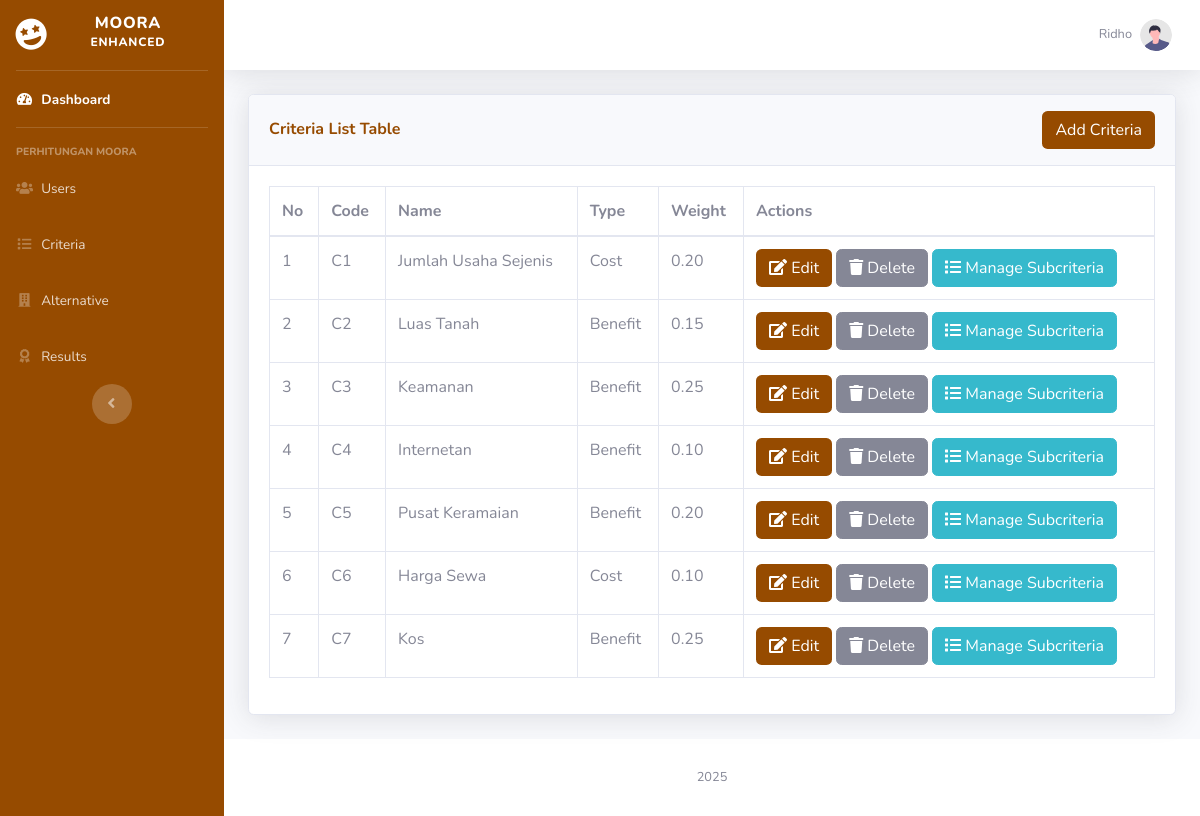
The page /pages/criteria.php (signed in) on the database as committed earlier.
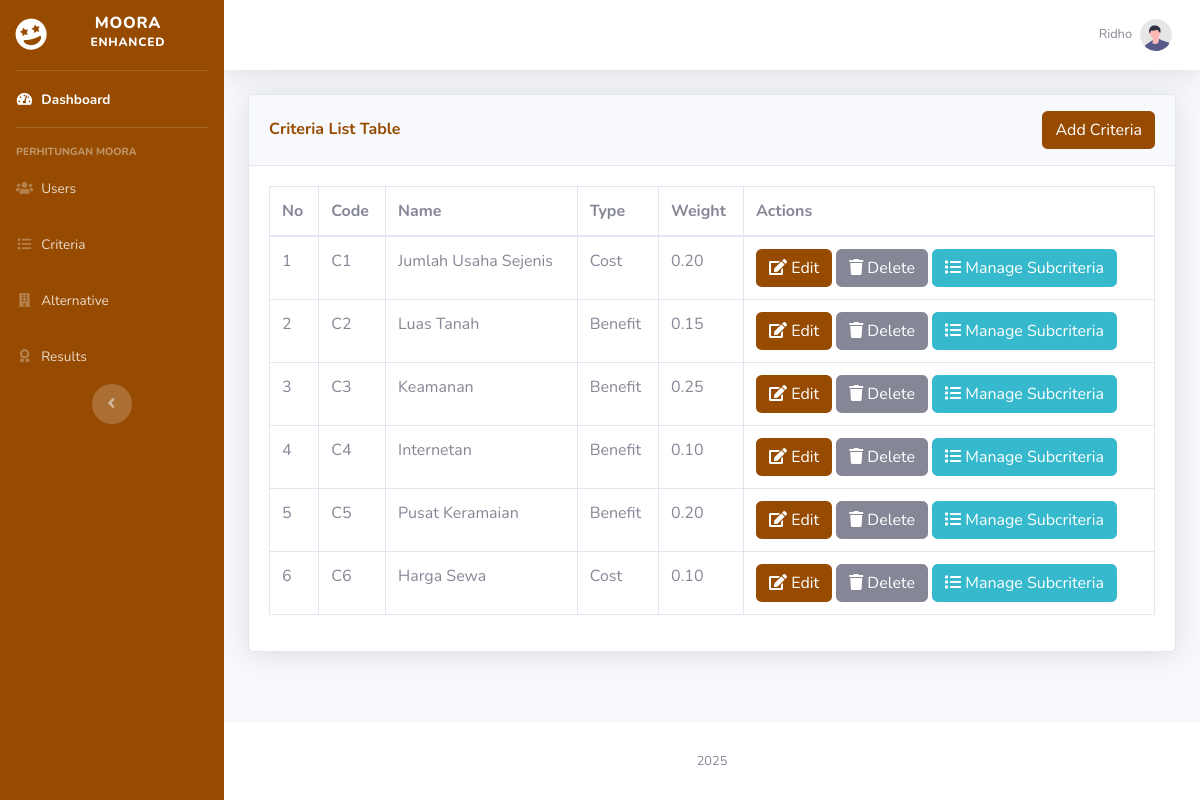
The same page on the database as committed later.
### tables this page shows
CREATE TABLE `criteria` (
  `id` int(11) NOT NULL,
  `code` varchar(10) NOT NULL,
  `name` varchar(25) NOT NULL,
  `description` text DEFAULT NULL,
  `type` enum('Cost','Benefit') NOT NULL,
  `weight` decimal(5,2) NOT NULL
);

### pages/criteria.php (the view, shortened to what this page needs)
<?php
include '../includes/header.php';
include '../includes/db.php';
?>
<div class="card shadow mb-4">
    <div class="card-header py-3 d-flex justify-content-between align-items-center">
        <h6 class="m-0 font-weight-bold text-coklat">
            Criteria List Table
        </h6>
        <button onclick="location.href='add_criteria.php'" class="btn btn-coklat">Add Criteria</button>
    </div>
    <div class="card-body">
        <div class="table-responsive">
            <table
                class="table table-bordered"
                id="dataTable"
                width="100%"
                cellspacing="0">
                <thead>
                    <tr>
                        <th>No</th>
                        <th>Code</th>
                        <th>Name</th>
                        <th>Type</th>
                        <th>Weight</th>
                        <th>Actions</th>
                    </tr>
                </thead>
                <tbody>
                    <?php
                    $sql = "SELECT * FROM criteria";
                    $result = $conn->query($sql);
                    if ($result->num_rows > 0) {
                        $no = 1;
                        while ($row = $result->fetch_assoc()) {
                            $criterion_id = $row['id'];
                            $subcriteria_sql = "SELECT * FROM subcriteria WHERE criterion_id = $criterion_id ORDER BY id DESC";
                            $subcriteria_result = $conn->query($subcriteria_sql);
                            $subcriteria_count = $subcriteria_result->num_rows;
                            $indicator = ($subcriteria_count < 5) ? "<span class='text-danger'>&bull;</span>" : "";
                            echo "<tr>
                                <td>{$no}</td>
                                <td>{$row['code']}</td>
                                <td>{$row['name']} $indicator</td>
                                <td>{$row['type']}</td>
                                <td>{$row['weight']}</td>
                                <td>
                                    <a href='edit_criteria.php?id={$row['id']}' class='btn btn-coklat'><i class='fas fa-edit'></i> Edit</a>
                                    <button class='btn btn-secondary' data-toggle='modal' data-target='#deleteModal{$row['id']}'><i class='fas fa-trash'></i> Delete</button>
                                    <button class='btn btn-info' data-toggle='modal' data-target='#subcriteriaModal{$row['id']}'><i class='fas fa-list'></i> Manage Subcriteria</button>
                                </td>
                            </tr>";
                            $no++;
                        }
                    } else {
                        echo "<tr><td colspan='6'>No data available</td></tr>";
                    }
                    ?>
                </tbody>
            </table>
        </div>
    </div>
</div>
<?php include '../includes/sidebar.php'; ?>

### includes/header.php (shortened to what this page needs)
<!DOCTYPE html>
<html lang="en">
  <head>
    <link
      href="../vendor/fontawesome-free/css/all.min.css"
      rel="stylesheet"
      type="text/css"
    />
    <link href="../css/sb-admin-2.min.css" rel="stylesheet" />
  </head>
  <body id="page-top">
    <div id="wrapper">
      <ul
        class="navbar-nav bg-cokelat sidebar sidebar-dark accordion"
        id="accordionSidebar"
      >
        <a
          class="sidebar-brand d-flex align-items-center justify-content-center"
          href="dashboard.php"
        >
          <div class="sidebar-brand-icon rotate-n-15">
            <i class="fas fa-grin-stars"></i>
          </div>
          <div class="sidebar-brand-text mx-3">Moora <sup>Enhanced</sup></div>
        </a>
        <hr class="sidebar-divider my-0" />
        <li class="nav-item active">
          <a class="nav-link" href="dashboard.php">
            <i class="fas fa-fw fa-tachometer-alt"></i>
            <span>Dashboard</span></a
          >
        </li>
        <hr class="sidebar-divider" />
        <div class="sidebar-heading">Perhitungan Moora</div>
        <?php
            if (isset($_SESSION['role']) && $_SESSION['role'] == 'pimpinan') { ?>
                <li class="nav-item">
                    <a class="nav-link" href="staff.php">
                        <i class="fas fa-fw fa-users"></i>
                        <span>Users</span></a
                    >
                </li>
            <?php }
        ?>
         <li class="nav-item">
          <a class="nav-link" href="criteria.php">
            <i class="fas fa-fw fa-list"></i>
            <span>Criteria</span></a
          >
        </li>
        <li class="nav-item">
          <a class="nav-link" href="alternatives.php">
            <i class="fas fa-fw fa-building"></i>
            <span>Alternative</span></a
          >
        </li>
        <li class="nav-item">
          <a class="nav-link" href="results.php">
            <i class="fas fa-fw fa-award"></i>
            <span>Results</span></a
          >
        </li>
        <div class="text-center d-none d-md-inline">
          <button class="rounded-circle border-0" id="sidebarToggle"></button>
        </div>
      </ul>
      <div id="content-wrapper" class="d-flex flex-column">
        <div id="content">
          <nav
            class="navbar navbar-expand navbar-light bg-white topbar mb-4 static-top shadow"
          >
            <ul class="navbar-nav ml-auto">
              <li class="nav-item dropdown no-arrow">
                <a
                  class="nav-link dropdown-toggle"
                  href="#"
                  id="userDropdown"
                  role="button"
                  data-toggle="dropdown"
                  aria-haspopup="true"
                  aria-expanded="false"
                >
                  <span class="mr-2 d-none d-lg-inline text-gray-600 small"
                    ><?= $_SESSION['name'] ?></span
                  >
                  <img
                    class="img-profile rounded-circle"
                    src="../img/undraw_profile.svg"
                  />
                </a>
              </li>
            </ul>
          </nav>
          <div class="container-fluid">

### includes/sidebar.php (shortened to what this page needs)
</div>
        </div>
        <footer class="sticky-footer bg-white">
          <div class="container my-auto">
            <div class="copyright text-center my-auto">
              <span>2025</span>
            </div>
          </div>
        </footer>
      </div>
    </div>
  </body>
</html>

### includes/header.php (style rules this page uses)
.bg-cokelat { background-color: #964B00; }
.text-coklat { color: #964B00; }
.btn-coklat { background-color: #964B00; color: #ffffff; }

Rows that differ between the two databases and show on the page:
removed criteria: code "C7", name "Kos", type "Benefit", weight "0.25"
